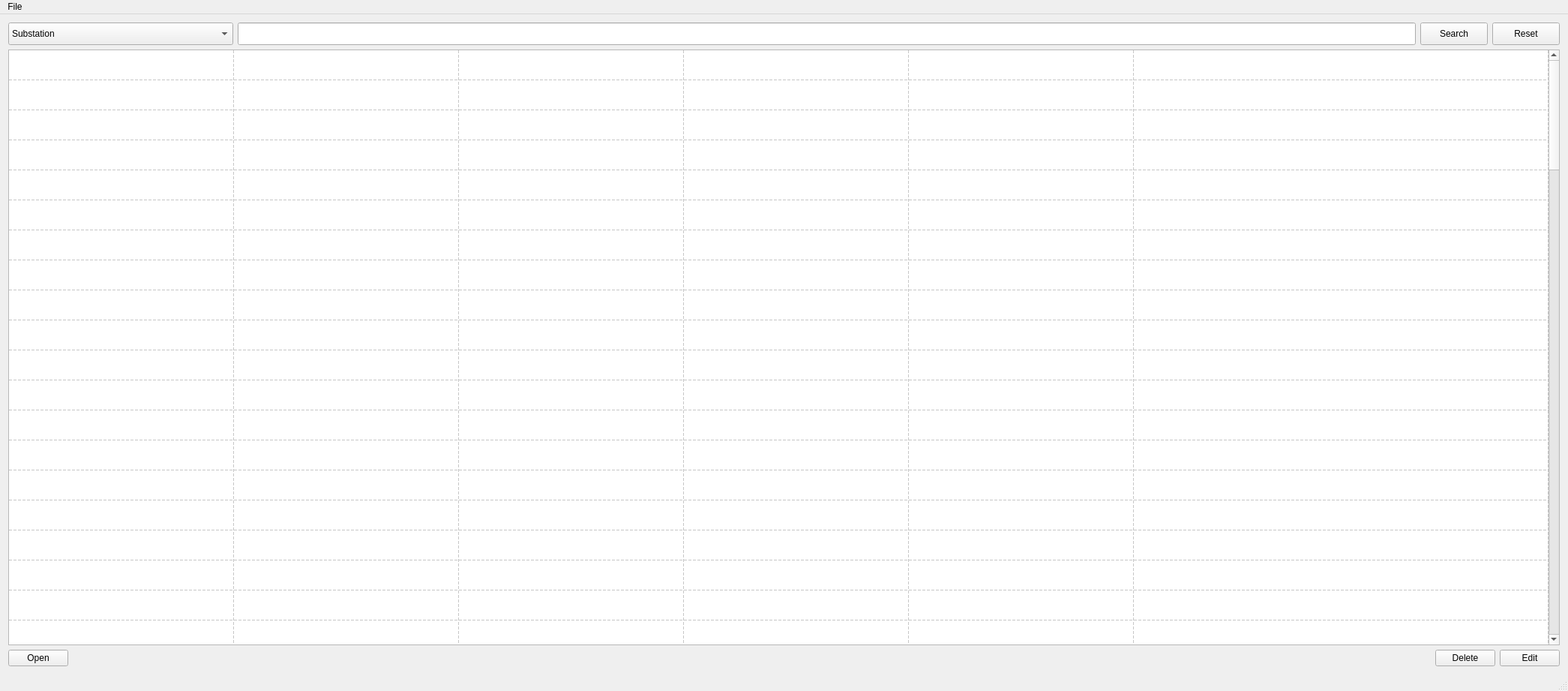
<?xml version="1.0" encoding="UTF-8"?>
<ui version="4.0">
 <class>PrintManager</class>
 <widget class="QMainWindow" name="PrintManager">
  <property name="geometry">
   <rect>
    <x>0</x>
    <y>0</y>
    <width>2091</width>
    <height>921</height>
   </rect>
  </property>
  <property name="sizePolicy">
   <sizepolicy hsizetype="Expanding" vsizetype="Expanding">
    <horstretch>0</horstretch>
    <verstretch>0</verstretch>
   </sizepolicy>
  </property>
  <property name="minimumSize">
   <size>
    <width>0</width>
    <height>0</height>
   </size>
  </property>
  <property name="windowTitle">
   <string>Print Manager</string>
  </property>
  <widget class="QWidget" name="centralWidget">
   <layout class="QVBoxLayout" name="verticalLayout">
    <item>
     <layout class="QHBoxLayout" name="horizontalLayout">
      <item>
       <widget class="QComboBox" name="comboBox">
        <property name="sizePolicy">
         <sizepolicy hsizetype="Minimum" vsizetype="Minimum">
          <horstretch>0</horstretch>
          <verstretch>0</verstretch>
         </sizepolicy>
        </property>
        <property name="minimumSize">
         <size>
          <width>300</width>
          <height>30</height>
         </size>
        </property>
        <property name="editable">
         <bool>false</bool>
        </property>
        <property name="currentText">
         <string>Substation</string>
        </property>
        <item>
         <property name="text">
          <string>Substation</string>
         </property>
        </item>
        <item>
         <property name="text">
          <string>File Name</string>
         </property>
        </item>
        <item>
         <property name="text">
          <string>Drawing Name</string>
         </property>
        </item>
        <item>
         <property name="text">
          <string>Type</string>
         </property>
        </item>
        <item>
         <property name="text">
          <string>Date</string>
         </property>
        </item>
        <item>
         <property name="text">
          <string>Comments</string>
         </property>
        </item>
       </widget>
      </item>
      <item>
       <widget class="QLineEdit" name="lineEdit">
        <property name="sizePolicy">
         <sizepolicy hsizetype="Expanding" vsizetype="Minimum">
          <horstretch>0</horstretch>
          <verstretch>0</verstretch>
         </sizepolicy>
        </property>
        <property name="minimumSize">
         <size>
          <width>0</width>
          <height>30</height>
         </size>
        </property>
       </widget>
      </item>
      <item>
       <widget class="QPushButton" name="pushButton_Search">
        <property name="sizePolicy">
         <sizepolicy hsizetype="Fixed" vsizetype="Fixed">
          <horstretch>0</horstretch>
          <verstretch>0</verstretch>
         </sizepolicy>
        </property>
        <property name="minimumSize">
         <size>
          <width>90</width>
          <height>30</height>
         </size>
        </property>
        <property name="text">
         <string>Search</string>
        </property>
       </widget>
      </item>
      <item>
       <widget class="QPushButton" name="pushButton_Reset">
        <property name="sizePolicy">
         <sizepolicy hsizetype="Fixed" vsizetype="Fixed">
          <horstretch>0</horstretch>
          <verstretch>0</verstretch>
         </sizepolicy>
        </property>
        <property name="minimumSize">
         <size>
          <width>90</width>
          <height>30</height>
         </size>
        </property>
        <property name="text">
         <string>Reset</string>
        </property>
       </widget>
      </item>
     </layout>
    </item>
    <item>
     <widget class="QTableWidget" name="tableWidget">
      <property name="sizePolicy">
       <sizepolicy hsizetype="MinimumExpanding" vsizetype="MinimumExpanding">
        <horstretch>0</horstretch>
        <verstretch>0</verstretch>
       </sizepolicy>
      </property>
      <property name="autoFillBackground">
       <bool>false</bool>
      </property>
      <property name="frameShape">
       <enum>QFrame::StyledPanel</enum>
      </property>
      <property name="frameShadow">
       <enum>QFrame::Plain</enum>
      </property>
      <property name="editTriggers">
       <set>QAbstractItemView::NoEditTriggers</set>
      </property>
      <property name="tabKeyNavigation">
       <bool>false</bool>
      </property>
      <property name="alternatingRowColors">
       <bool>false</bool>
      </property>
      <property name="selectionMode">
       <enum>QAbstractItemView::ExtendedSelection</enum>
      </property>
      <property name="selectionBehavior">
       <enum>QAbstractItemView::SelectRows</enum>
      </property>
      <property name="textElideMode">
       <enum>Qt::ElideLeft</enum>
      </property>
      <property name="showGrid">
       <bool>true</bool>
      </property>
      <property name="gridStyle">
       <enum>Qt::DashLine</enum>
      </property>
      <property name="wordWrap">
       <bool>true</bool>
      </property>
      <property name="rowCount">
       <number>100</number>
      </property>
      <property name="columnCount">
       <number>6</number>
      </property>
      <attribute name="horizontalHeaderVisible">
       <bool>false</bool>
      </attribute>
      <attribute name="horizontalHeaderCascadingSectionResizes">
       <bool>false</bool>
      </attribute>
      <attribute name="horizontalHeaderDefaultSectionSize">
       <number>300</number>
      </attribute>
      <attribute name="horizontalHeaderHighlightSections">
       <bool>false</bool>
      </attribute>
      <attribute name="horizontalHeaderShowSortIndicator" stdset="0">
       <bool>false</bool>
      </attribute>
      <attribute name="horizontalHeaderStretchLastSection">
       <bool>true</bool>
      </attribute>
      <attribute name="verticalHeaderVisible">
       <bool>false</bool>
      </attribute>
      <attribute name="verticalHeaderDefaultSectionSize">
       <number>40</number>
      </attribute>
      <attribute name="verticalHeaderHighlightSections">
       <bool>false</bool>
      </attribute>
      <row/>
      <row/>
      <row/>
      <row/>
      <row/>
      <row/>
      <row/>
      <row/>
      <row/>
      <row/>
      <row/>
      <row/>
      <row/>
      <row/>
      <row/>
      <row/>
      <row/>
      <row/>
      <row/>
      <row/>
      <row/>
      <row/>
      <row/>
      <row/>
      <row/>
      <row/>
      <row/>
      <row/>
      <row/>
      <row/>
      <row/>
      <row/>
      <row/>
      <row/>
      <row/>
      <row/>
      <row/>
      <row/>
      <row/>
      <row/>
      <row/>
      <row/>
      <row/>
      <row/>
      <row/>
      <row/>
      <row/>
      <row/>
      <row/>
      <row/>
      <row/>
      <row/>
      <row/>
      <row/>
      <row/>
      <row/>
      <row/>
      <row/>
      <row/>
      <row/>
      <row/>
      <row/>
      <row/>
      <row/>
      <row/>
      <row/>
      <row/>
      <row/>
      <row/>
      <row/>
      <row/>
      <row/>
      <row/>
      <row/>
      <row/>
      <row/>
      <row/>
      <row/>
      <row/>
      <row/>
      <row/>
      <row/>
      <row/>
      <row/>
      <row/>
      <row/>
      <row/>
      <row/>
      <row/>
      <row/>
      <row/>
      <row/>
      <row/>
      <row/>
      <row/>
      <row/>
      <row/>
      <row/>
      <row/>
      <row/>
      <column>
       <property name="text">
        <string>Substation</string>
       </property>
      </column>
      <column>
       <property name="text">
        <string>File</string>
       </property>
      </column>
      <column>
       <property name="text">
        <string>Drawing Name</string>
       </property>
      </column>
      <column>
       <property name="text">
        <string>Type</string>
       </property>
      </column>
      <column>
       <property name="text">
        <string>Date</string>
       </property>
      </column>
      <column>
       <property name="text">
        <string>Comments</string>
       </property>
      </column>
      <item row="0" column="0">
       <property name="text">
        <string/>
       </property>
      </item>
     </widget>
    </item>
    <item>
     <layout class="QHBoxLayout" name="horizontalLayout_2">
      <property name="topMargin">
       <number>0</number>
      </property>
      <item>
       <widget class="QPushButton" name="pushButton_Open">
        <property name="sizePolicy">
         <sizepolicy hsizetype="Minimum" vsizetype="Fixed">
          <horstretch>0</horstretch>
          <verstretch>0</verstretch>
         </sizepolicy>
        </property>
        <property name="minimumSize">
         <size>
          <width>50</width>
          <height>0</height>
         </size>
        </property>
        <property name="text">
         <string>Open</string>
        </property>
       </widget>
      </item>
      <item>
       <spacer name="horizontalSpacer">
        <property name="orientation">
         <enum>Qt::Horizontal</enum>
        </property>
        <property name="sizeHint" stdset="0">
         <size>
          <width>40</width>
          <height>20</height>
         </size>
        </property>
       </spacer>
      </item>
      <item>
       <widget class="QPushButton" name="pushButton_Delete">
        <property name="text">
         <string>Delete</string>
        </property>
       </widget>
      </item>
      <item>
       <widget class="QPushButton" name="pushButton_Edit">
        <property name="text">
         <string>Edit</string>
        </property>
       </widget>
      </item>
     </layout>
    </item>
   </layout>
  </widget>
  <widget class="QMenuBar" name="menuBar">
   <property name="geometry">
    <rect>
     <x>0</x>
     <y>0</y>
     <width>2091</width>
     <height>21</height>
    </rect>
   </property>
   <widget class="QMenu" name="menuFile">
    <property name="title">
     <string>File</string>
    </property>
    <addaction name="menuChangeDirectory"/>
    <addaction name="separator"/>
    <addaction name="menuUpdateNames"/>
    <addaction name="actionImportNames"/>
    <addaction name="separator"/>
    <addaction name="actionExport_to_Excel"/>
    <addaction name="separator"/>
    <addaction name="actionCreate_Backup"/>
    <addaction name="separator"/>
    <addaction name="actionHelp"/>
   </widget>
   <addaction name="menuFile"/>
  </widget>
  <widget class="QStatusBar" name="statusBar"/>
  <action name="menuChangeDirectory">
   <property name="text">
    <string>Change Directory</string>
   </property>
   <property name="shortcutContext">
    <enum>Qt::WindowShortcut</enum>
   </property>
  </action>
  <action name="menuUpdateNames">
   <property name="text">
    <string>Update Names</string>
   </property>
  </action>
  <action name="actionImportNames">
   <property name="text">
    <string>Import Names</string>
   </property>
  </action>
  <action name="actionExport_to_Excel">
   <property name="text">
    <string>Export to Excel</string>
   </property>
  </action>
  <action name="actionCreate_Backup">
   <property name="text">
    <string>Create Backup</string>
   </property>
  </action>
  <action name="actionHelp">
   <property name="text">
    <string>Help</string>
   </property>
  </action>
 </widget>
 <layoutdefault spacing="6" margin="11"/>
 <resources/>
 <connections/>
</ui>
